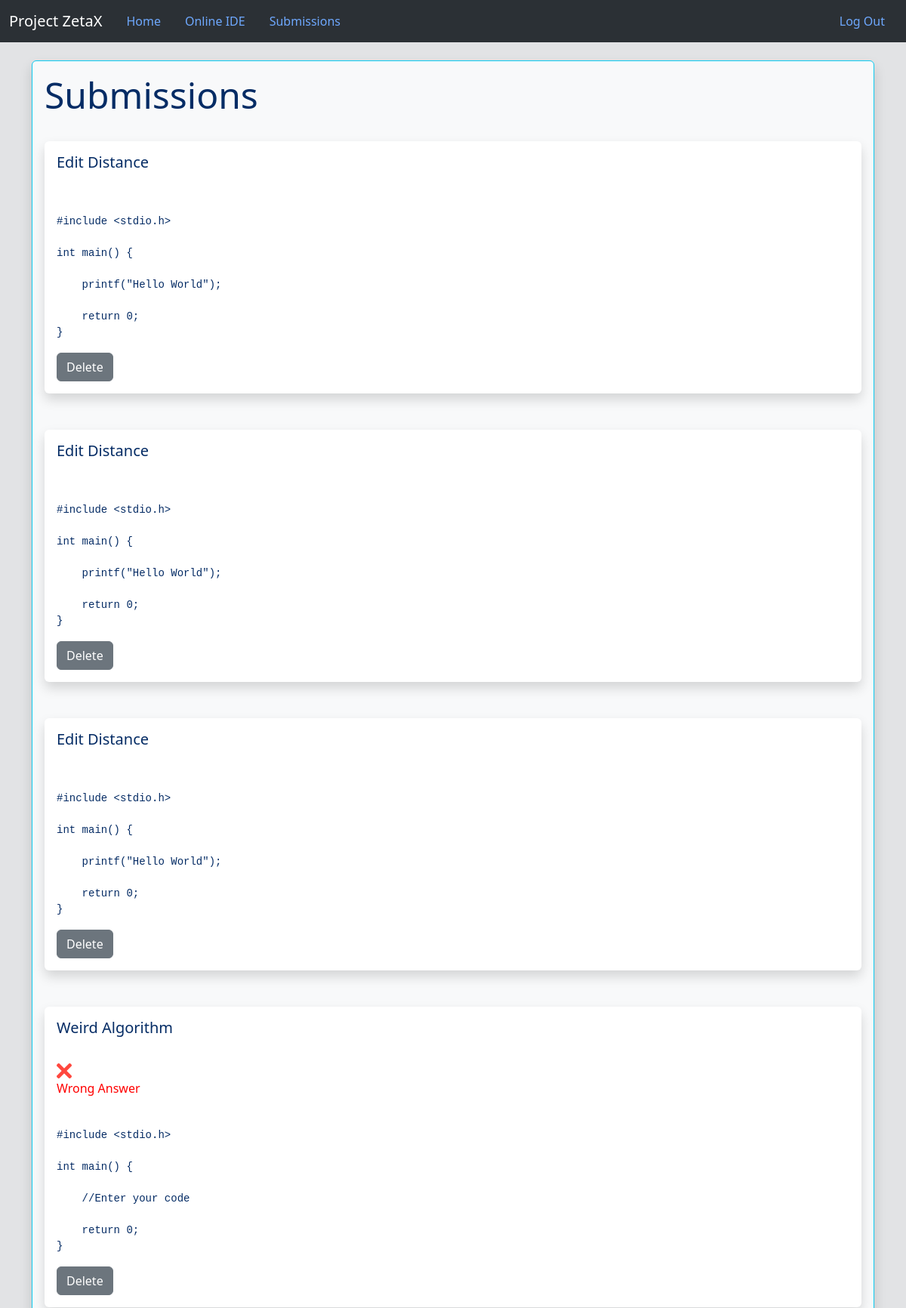
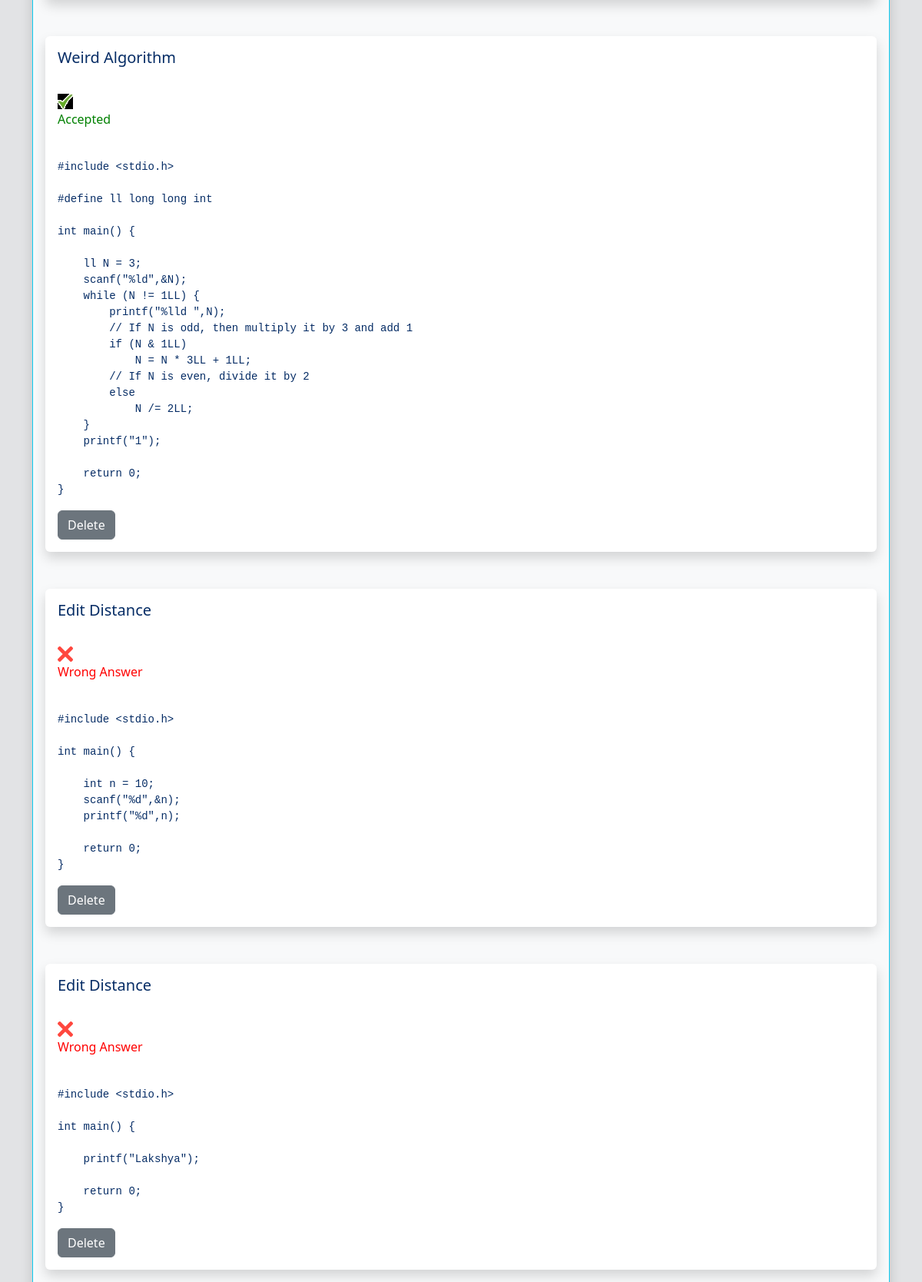
Page /get_submissions/2 (signed in, upper part) on the committed database (2 pictures, top to bottom).
### Project/models.py (models this page shows, shortened)
class Problem(db.Model):
    __bind_key = 'problems'
    id = db.Column(db.Integer, primary_key=True)
    title = db.Column(db.String(100), nullable=False)
    description = db.Column(db.String(2000), nullable=False)
    sample_input = db.Column(db.String(100), nullable=False)
    sample_output = db.Column(db.String(100), nullable=False)
    exe_time = db.Column(db.Integer, nullable=False)
    exe_space = db.Column(db.Integer, nullable=False)
    judging_testcases = db.Column(db.String(1000000),nullable=False)
    exp_testcases_output = db.Column(db.String(1000000),nullable=False)
    user_id = db.Column(db.Integer, db.ForeignKey('user.id'))
    submission = db.relationship('Submissions',backref='problem')

class Submissions(db.Model):
    __bind_key = 'submissions'
    id = db.Column(db.Integer,primary_key=True)
    user_code = db.Column(db.String(100000))
    status = db.Column(db.String(100),nullable=False)
    user_id = db.Column(db.Integer,db.ForeignKey('user.id'))
    problem_id = db.Column(db.Integer,db.ForeignKey('problem.id'))

### Project/routes.py (the view)
    def wrapped_function_contestant(*args,**kwargs):
        if (current_user.is_authenticated) and (current_user.type != 'Contestant'):
            flash("Please log in as Contestant to access this page",'error')
            return redirect(url_for('home'))
        return inner_func(*args,**kwargs)

### Project/models.py (called while the page is built)
@login_manager.user_loader
def load_user(id):
    return User.query.get(int(id))

### Project/routes.py (called while the page is built)
def contestant_required(inner_func):
    def wrapped_function_contestant(*args,**kwargs):
        if (current_user.is_authenticated) and (current_user.type != 'Contestant'):
            flash("Please log in as Contestant to access this page",'error')
            return redirect(url_for('home'))
        return inner_func(*args,**kwargs)
    wrapped_function_contestant.__name__ = inner_func.__name__
    return wrapped_function_contestant

@app.route('/get_submissions/<int:id>',methods=['GET','POST'])
@login_required
@contestant_required
def get_submissions(id):
    contestant = User.query.get_or_404(id)
    problems = Problem.query.all()
    return render_template('submissions.html',submissions=contestant.submissions,problems=problems)

### Project/templates/submissions.html (shortened to what this page needs)
{% extends 'base.html' %}
{% block content %}
    <br/>
    <div class="container-fluid bg-body-tertiary border border-info shadow p-3 mb-5 rounded">
        <h1>Submissions</h1>
        <br/>
        {% for submission in submissions|reverse %}
            {% for problem in problems %}
                {% if problem.id == submission.problem_id %}
                    <div  class="shadow p-3 mb-5 bg-body rounded">
                        <h4>{{ problem.title }}</h4><br/>
                        {% if submission.status == "Accepted" %}
                            <img src="{{ url_for('static',filename='assets/right.jpg')}}">
                            <p style="color: green;">Accepted</p>
                        {% elif submission.status == "Wrong Answer" %}
                            <img src="{{ url_for('static',filename='assets/wrong.png')}}">
                            <p style="color: red;">Wrong Answer</p>
                        {% elif submission.status == "Time Limit Exceeded" %}
                            <img src="{{ url_for('static',filename='assets/wrong.png')}}">
                            <p style="color: red;">Time Limit Exceeded</p>
                        {% elif submission.status == "Compilation Error" %}
                            <img src="{{ url_for('static',filename='assets/compilation_error.jpg')}}">
                            <p style="color: yellow;">Compilation error</p>
                        {% endif %}
                        <br/>
                        <pre id="user_code" class="prettyprint">{{ submission.user_code }}</pre>
                        <a href="/delete_submission/{{submission.id}}" class="btn btn-secondary">Delete</a>
                    </div>
                {% endif %}
            {% endfor %}
        {% endfor %}
    </div>
{% endblock %}

### Project/static/CSS/editor-styles.css (style rules this page uses)
:root { --editor-bg: #eee; --editor-border: #3f87a6; }
* { padding: 0; margin: 0; box-sizing: border-box; }
html, body { height: 100%; width: 100%; }

### Project/static/CSS/style-home.css (style rules this page uses)
h1 { font-size: 48px; }
h4 { font-size: 20px; }
a { font-size: 18px; color: #000000; }

### rows in the picture
Submissions: user_code "#include <stdio.h> int main() { printf(\"Hello World\"); return 0; }"
Problem: title "Edit Distance"
Submissions: user_code "#include <stdio.h> int main() { printf(\"Hello World\"); return 0; }"
Submissions: user_code "#include <stdio.h> int main() { printf(\"Hello World\"); return 0; }"
Submissions: user_code "#include <stdio.h> int main() { //Enter your code return 0; }"
Problem: title "Weird Algorithm"
Submissions: user_code "#include <stdio.h> #define ll long long int int main() { ll N = 3; scanf(\"%ld\",&N); while (N != 1LL) { printf(\"%lld \",N); // If N is odd, then multiply it by 3 and add 1 if (N & 1LL) N = N * 3LL + 1LL; // If N is even, divide it by 2 else N /= 2LL; } printf(\"1\"); return 0; }"
Submissions: user_code "#include <stdio.h> int main() { int n = 10; scanf(\"%d\",&n); printf(\"%d\",n); return 0; }"
Submissions: user_code "#include <stdio.h> int main() { printf(\"Lakshya\"); return 0; }"
